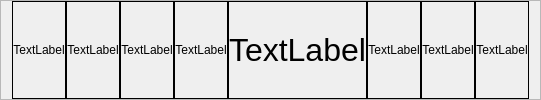
        <widget class="QFrame" name="frame_Body8">
         <property name="frameShape">
          <enum>QFrame::StyledPanel</enum>
         </property>
         <property name="frameShadow">
          <enum>QFrame::Raised</enum>
         </property>
         <layout class="QHBoxLayout" name="horizontalLayout_10">
          <property name="spacing">
           <number>0</number>
          </property>
          <property name="topMargin">
           <number>0</number>
          </property>
          <property name="bottomMargin">
           <number>0</number>
          </property>
          <item>
           <widget class="QLabel" name="label_73">
            <property name="styleSheet">
             <string notr="true">border:1px solid black;</string>
            </property>
            <property name="text">
             <string>TextLabel</string>
            </property>
            <property name="alignment">
             <set>Qt::AlignCenter</set>
            </property>
           </widget>
          </item>
          <item>
           <widget class="QLabel" name="label_74">
            <property name="styleSheet">
             <string notr="true">border:1px solid black;</string>
            </property>
            <property name="text">
             <string>TextLabel</string>
            </property>
            <property name="alignment">
             <set>Qt::AlignCenter</set>
            </property>
           </widget>
          </item>
          <item>
           <widget class="QLabel" name="label_75">
            <property name="styleSheet">
             <string notr="true">border:1px solid black;</string>
            </property>
            <property name="text">
             <string>TextLabel</string>
            </property>
            <property name="alignment">
             <set>Qt::AlignCenter</set>
            </property>
           </widget>
          </item>
          <item>
           <widget class="QLabel" name="label_76">
            <property name="styleSheet">
             <string notr="true">border:1px solid black;</string>
            </property>
            <property name="text">
             <string>TextLabel</string>
            </property>
            <property name="alignment">
             <set>Qt::AlignCenter</set>
            </property>
           </widget>
          </item>
          <item>
           <widget class="QLabel" name="label_77">
            <property name="font">
             <font>
              <pointsize>24</pointsize>
             </font>
            </property>
            <property name="styleSheet">
             <string notr="true">border:1px solid black;</string>
            </property>
            <property name="text">
             <string>TextLabel</string>
            </property>
            <property name="alignment">
             <set>Qt::AlignCenter</set>
            </property>
           </widget>
          </item>
          <item>
           <widget class="QLabel" name="label_78">
            <property name="styleSheet">
             <string notr="true">border:1px solid black;</string>
            </property>
            <property name="text">
             <string>TextLabel</string>
            </property>
            <property name="alignment">
             <set>Qt::AlignCenter</set>
            </property>
           </widget>
          </item>
          <item>
           <widget class="QLabel" name="label_79">
            <property name="styleSheet">
             <string notr="true">border:1px solid black;</string>
            </property>
            <property name="text">
             <string>TextLabel</string>
            </property>
            <property name="alignment">
             <set>Qt::AlignCenter</set>
            </property>
           </widget>
          </item>
          <item>
           <widget class="QLabel" name="label_80">
            <property name="styleSheet">
             <string notr="true">border:1px solid black;</string>
            </property>
            <property name="text">
             <string>TextLabel</string>
            </property>
            <property name="alignment">
             <set>Qt::AlignCenter</set>
            </property>
           </widget>
          </item>
         </layout>
        </widget>
